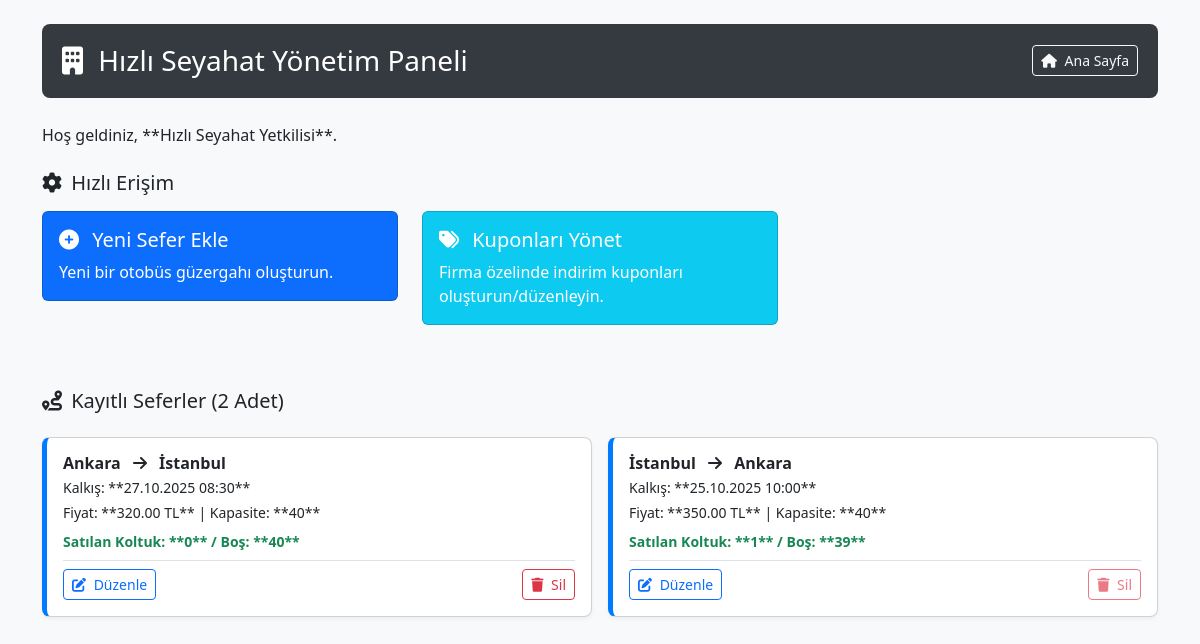
The app's page /firma_admin_panel.php (signed in) with its own data.
### tables this page shows
CREATE TABLE companies (
    id INTEGER PRIMARY KEY AUTOINCREMENT,
    name TEXT UNIQUE NOT NULL
);

CREATE TABLE trips (
    id INTEGER PRIMARY KEY AUTOINCREMENT,
    company_id INTEGER NOT NULL,
    origin TEXT NOT NULL,
    destination TEXT NOT NULL,
    departure_time DATETIME NOT NULL,
    arrival_time DATETIME NOT NULL,
    price REAL NOT NULL,
    capacity INTEGER NOT NULL,
    FOREIGN KEY (company_id) REFERENCES companies(id)
);

### src/firma_admin_panel.php (the view, shortened to what this page needs)
<?php
require 'db.php';
$company_id = $_SESSION['company_id'];
try {
    $sql_trips = "
        SELECT
            t.*,
            (SELECT COUNT(id) FROM tickets WHERE trip_id = t.id AND status = 'satın alındı') AS sold_seats
        FROM trips t
        WHERE t.company_id = ?
        ORDER BY t.departure_time DESC
    ";
    $stmt_trips = $pdo->prepare($sql_trips);
    $stmt_trips->execute([$company_id]);
    $trips = $stmt_trips->fetchAll(PDO::FETCH_ASSOC);
    $sql_company_name = "SELECT name FROM companies WHERE id = ?";
    $stmt_company = $pdo->prepare($sql_company_name);
    $stmt_company->execute([$company_id]);
    $company_name = $stmt_company->fetchColumn();
} catch (PDOException $e) {
    $error = "Veritabanı hatası: Seferler çekilemedi.";
}
?>
<!DOCTYPE html>
<html lang="tr">
<head>
    <link href="https://cdn.jsdelivr.net/npm/bootstrap@5.3.3/dist/css/bootstrap.min.css" rel="stylesheet" xintegrity="sha384-QWTKZyjpPEjISv5WaRU9OFeRpok6YctnYmDr5pNlyT2bRjXh0JMhjY6hW+ALEwIH">
    <link rel="stylesheet" href="https://cdnjs.cloudflare.com/ajax/libs/font-awesome/6.0.0-beta3/css/all.min.css">
</head>
<body>
    <div class="container mt-4 mb-5">
        <div class="dashboard-header d-flex justify-content-between align-items-center">
            <h1 class="h3 mb-0"><i class="fas fa-building me-2"></i> <?= htmlspecialchars($company_name) ?> Yönetim Paneli</h1>
            <a href="index.php" class="btn btn-outline-light btn-sm"><i class="fas fa-home me-1"></i> Ana Sayfa</a>
        </div>
        <p class="mb-4">Hoş geldiniz, **<?= htmlspecialchars($_SESSION['fullname']) ?>**.</p>
        <h2 class="h5 mb-3 text-dark"><i class="fas fa-cog me-1"></i> Hızlı Erişim</h2>
        <div class="row mb-5">
            <div class="col-md-6 col-lg-4 mb-3">
                <a href="trip_crud.php?action=add" class="card text-white bg-primary action-card text-decoration-none">
                    <div class="card-body">
                        <h5 class="card-title"><i class="fas fa-plus-circle me-2"></i> Yeni Sefer Ekle</h5>
                        <p class="card-text">Yeni bir otobüs güzergahı oluşturun.</p>
                    </div>
                </a>
            </div>
            <div class="col-md-6 col-lg-4 mb-3">
                <a href="coupon_management.php" class="card text-white bg-info action-card text-decoration-none">
                    <div class="card-body">
                        <h5 class="card-title"><i class="fas fa-tags me-2"></i> Kuponları Yönet</h5>
                        <p class="card-text">Firma özelinde indirim kuponları oluşturun/düzenleyin.</p>
                    </div>
                </a>
            </div>
        </div>
        <h2 class="h5 mb-4 text-dark"><i class="fas fa-route me-1"></i> Kayıtlı Seferler (<?= count($trips) ?> Adet)</h2>
        <?php if (empty($trips)): ?>
            <div class="alert alert-info text-center">Henüz kayıtlı bir seferiniz bulunmamaktadır.</div>
        <?php else: ?>
            <div class="row g-3">
                <?php foreach ($trips as $trip): ?>
                    <div class="col-lg-6">
                        <div class="card trip-item p-3 bg-white">
                            <h4 class="h6 card-title mb-1 fw-bold"><?= htmlspecialchars($trip['origin']) ?> <i class="fas fa-arrow-right mx-2"></i> <?= htmlspecialchars($trip['destination']) ?></h4>
                            <p class="mb-1 small">Kalkış: **<?= date('d.m.Y H:i', strtotime($trip['departure_time'])) ?>**</p>
                            <p class="mb-2 small">Fiyat: **<?= number_format($trip['price'], 2) ?> TL** | Kapasite: **<?= $trip['capacity'] ?>**</p>
                            <p class="mb-2 small fw-bold text-success">Satılan Koltuk: **<?= $trip['sold_seats'] ?>** / Boş: **<?= $trip['capacity'] - $trip['sold_seats'] ?>**</p>
                            <div class="d-flex justify-content-between pt-2 border-top">
                                <a href="trip_crud.php?action=edit&id=<?= $trip['id'] ?>" class="btn btn-sm btn-outline-primary me-2"><i class="fas fa-edit me-1"></i> Düzenle</a>
                                <form method="POST" onsubmit="return confirm('Bu seferi silmek istediğinizden emin misiniz?');" style="display: inline;">
                                    <button type="submit" name="delete_trip" class="btn btn-sm btn-outline-danger" <?= $trip['sold_seats'] > 0 ? 'disabled' : '' ?> title="<?= $trip['sold_seats'] > 0 ? 'Bilet satıldığı için silinemez' : 'Sil' ?>">
                                        <i class="fas fa-trash me-1"></i> Sil
                                    </button>
                                </form>
                            </div>
                        </div>
                    </div>
                <?php endforeach; ?>
            </div>
        <?php endif; ?>
    </div>
</body>
</html>

### src/firma_admin_panel.php (style rules this page uses)
body { background-color: #f8f9fa; }
.dashboard-header { background-color: #343a40; color: white; padding: 20px; border-radius: 8px; margin-bottom: 25px; }
.action-card { transition: transform 0.2s; }
.trip-item { border-left: 5px solid #007bff; border-radius: 8px; box-shadow: 0 2px 4px rgba(0,0,0,0.05); }

### records on screen
companies: name "Hızlı Seyahat"
trips: origin "Ankara", destination "İstanbul", departure_time "27.10.2025 08:30", price "320.00", capacity "40", sold_seats "0", $trip['capacity']-$trip['sold_seats'] "40"
trips: origin "İstanbul", destination "Ankara", departure_time "25.10.2025 10:00", price "350.00", capacity "40", sold_seats "1", sold_seats "39"

### other values on screen
$_SESSION['fullname'] "Hızlı Seyahat Yetkilisi"
count($trips) "2"
